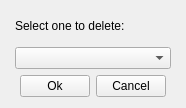
<?xml version="1.0" encoding="UTF-8"?>
<ui version="4.0">
 <class>From</class>
 <widget class="QWidget" name="From">
  <property name="geometry">
   <rect>
    <x>0</x>
    <y>0</y>
    <width>186</width>
    <height>108</height>
   </rect>
  </property>
  <property name="sizePolicy">
   <sizepolicy hsizetype="Fixed" vsizetype="Fixed">
    <horstretch>0</horstretch>
    <verstretch>0</verstretch>
   </sizepolicy>
  </property>
  <property name="windowTitle">
   <string>Settings</string>
  </property>
  <layout class="QGridLayout" name="gridLayout_2" rowstretch="0,0,0,0,0">
   <item row="2" column="0">
    <layout class="QGridLayout" name="gridLayout" columnstretch="0,0" columnminimumwidth="0,0">
     <property name="leftMargin">
      <number>5</number>
     </property>
     <property name="rightMargin">
      <number>5</number>
     </property>
     <item row="0" column="0">
      <widget class="QPushButton" name="btnOk">
       <property name="sizePolicy">
        <sizepolicy hsizetype="Fixed" vsizetype="Fixed">
         <horstretch>0</horstretch>
         <verstretch>0</verstretch>
        </sizepolicy>
       </property>
       <property name="maximumSize">
        <size>
         <width>70</width>
         <height>16777215</height>
        </size>
       </property>
       <property name="text">
        <string>Ok</string>
       </property>
       <property name="autoExclusive">
        <bool>false</bool>
       </property>
      </widget>
     </item>
     <item row="0" column="1">
      <widget class="QPushButton" name="btnCancel">
       <property name="sizePolicy">
        <sizepolicy hsizetype="Fixed" vsizetype="Fixed">
         <horstretch>0</horstretch>
         <verstretch>0</verstretch>
        </sizepolicy>
       </property>
       <property name="maximumSize">
        <size>
         <width>70</width>
         <height>16777215</height>
        </size>
       </property>
       <property name="text">
        <string>Cancel</string>
       </property>
      </widget>
     </item>
    </layout>
   </item>
   <item row="1" column="0">
    <widget class="QComboBox" name="comboBox">
     <property name="sizePolicy">
      <sizepolicy hsizetype="Preferred" vsizetype="Fixed">
       <horstretch>0</horstretch>
       <verstretch>0</verstretch>
      </sizepolicy>
     </property>
    </widget>
   </item>
   <item row="0" column="0">
    <widget class="QLabel" name="label">
     <property name="text">
      <string>Select one to delete:</string>
     </property>
    </widget>
   </item>
  </layout>
 </widget>
 <resources/>
 <connections/>
</ui>
